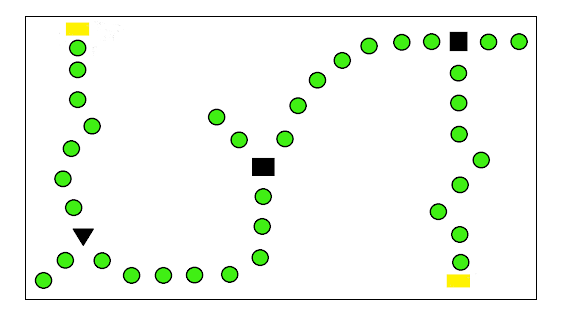
#> input picture Nexus/codes/shape.png, 568 x 320 px
$ python colour.py
#> lines starting #> are read from the running program, lines starting #| are printed output that depends on the picture; after the words box and inside, x2 and y2 are one past the last pixel; in counts of white or black regions, pixels touching at a corner belong together
import cv2
import numpy as np


def shape(img):
    _, thrash = cv2.threshold(img, 0, 120, cv2.THRESH_BINARY)
    contours, _ = cv2.findContours(
        thrash, cv2.RETR_TREE, cv2.CHAIN_APPROX_NONE)
    for contour in contours:
        approx = cv2.approxPolyDP(
            contour, 0.03 * cv2.arcLength(contour, True), True)
        cv2.drawContours(img, [approx], 0, (255, 255, 255), 1)
        x = approx.ravel()[0]
        y = approx.ravel()[1] - 5
        if len(approx) == 3:
            cv2.putText(img, "Triangle", (x, y),
                        cv2.FONT_HERSHEY_COMPLEX, 0.5, (255, 255, 0))
        elif len(approx) == 4:
            cv2.putText(img, "rectangle", (x, y),
                        cv2.FONT_HERSHEY_COMPLEX, 0.5, (255, 255, 0))
        else:
            cv2.putText(img, "circle", (x, y),
                        cv2.FONT_HERSHEY_COMPLEX, 0.5, (255, 255, 0))

    return img


# Reading the image
img = cv2.imread('shape.png')
#> img is the input picture: shape (320, 568, 3); mean B, G, R 239.6, 247.5, 241.9
# Showing the output
cv2.imshow("Image", img)
# convert to hsv colorspace
hsv = cv2.cvtColor(img, cv2.COLOR_BGR2HSV)
#> hsv: shape (320, 568, 3); mean H, S, V 2.3, 9.1, 247.6
# lower bound and upper bound for Green color
lower_bound_green = np.array([50, 20, 20])
upper_bound_green = np.array([100, 255, 255])
lower_bound_black = np.array([0, 0, 0])
upper_bound_black = np.array([50, 50, 50])
lower_bound_yellow = np.array([20, 80, 80])
upper_bound_yellow = np.array([30, 255, 255])

# find the colors within the boundaries
mask = cv2.inRange(hsv, lower_bound_green, upper_bound_green)
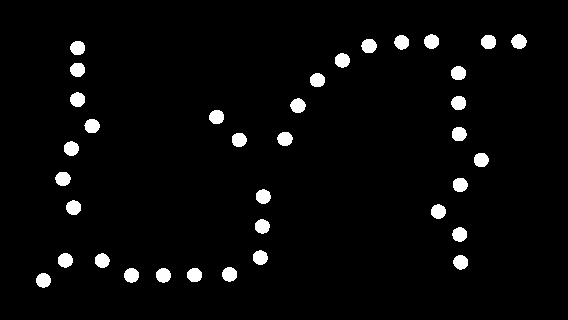
#> mask: shape (320, 568); 3.5% white; 36 white regions, largest, box (x1, y1, x2, y2) and area: (511, 34, 527, 49) 178, (290, 98, 306, 113) 178, (361, 39, 377, 53) 177
mask1 = cv2.inRange(hsv, lower_bound_yellow, upper_bound_yellow)
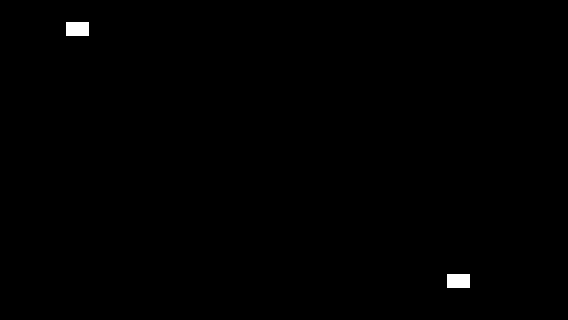
#> mask1: shape (320, 568); 0.35% white; 2 white regions, box (x1, y1, x2, y2) and area: (66, 22, 89, 36) 322, (447, 274, 470, 288) 322
mask3 = cv2.add(mask, mask1)
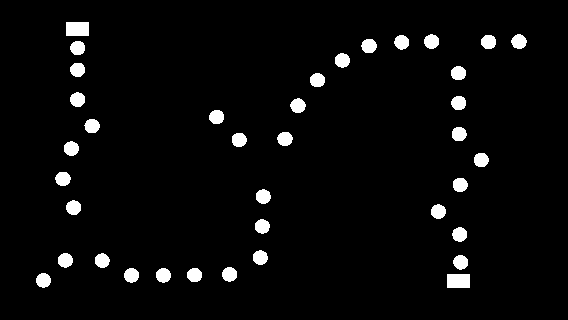
#> mask3: shape (320, 568); 3.8% white; 38 white regions, largest, box (x1, y1, x2, y2) and area: (66, 22, 89, 36) 322, (447, 274, 470, 288) 322, (511, 34, 527, 49) 178
mask4 = cv2.inRange(hsv, lower_bound_black, upper_bound_black)
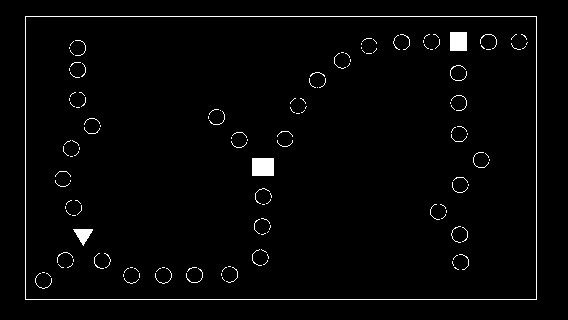
#> mask4: shape (320, 568); 2.2% white; 146 white regions (118 under 20 px), largest, box (x1, y1, x2, y2) and area: (25, 16, 537, 300) 1588, (252, 158, 274, 176) 396, (450, 32, 467, 51) 323
mask3 = cv2.add(mask3, mask4)
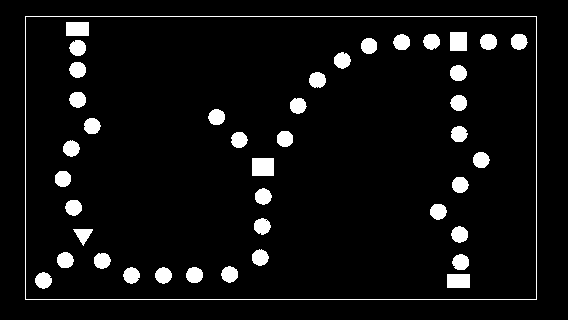
#> mask3: shape (320, 568); 6% white; 42 white regions, largest, box (x1, y1, x2, y2) and area: (25, 16, 537, 300) 1588, (252, 158, 274, 176) 396, (450, 32, 467, 51) 323
cv2.imshow("Image", shape(mask3))
#> in shape, `_, thrash = cv2.threshold(img, 0, 120, cv2.THRESH_BINARY)`: thrash: shape (320, 568); values 0 (black) and 120 (white), 6% white; 42 white regions
#> in shape, `contours, _ = cv2.findContours( thrash, cv2.RETR_TREE, cv2.CHAIN_APPRO..`: contours = 44 contours, 1 with area under 20; largest, box (x1, y1, x2, y2) and area: (25, 16, 537, 300) 144613, (25, 16, 537, 300) 144611, (252, 158, 274, 176) 357, (450, 32, 467, 51) 288, (447, 274, 470, 288) 286
#> the loop in shape, `for contour in contours:` made 44 passes
#> (x, y) on passes 4, 5, 6, 7, 8, 9, 10, 11, 12, 14, 15, 17: (42, 267), (189, 263), (162, 262), (130, 262), (228, 261), (456, 250), (98, 248), (63, 247), (259, 244), (458, 221), (261, 213), (434, 199)
#> (approx, x, y) on passes 1, 2, 3, 13, 16, 22: ([[25, 16], [25, 299], [536, 299], [536, 16]], 25, 11), ([[25, 17], [535, 16], [536, 298], [26, 299]], 25, 12), ([[447, 274], [447, 287], [469, 287], [469, 274]], 447, 269), ([[73, 229], [83, 245], [92, 230]], 73, 224), ([[265, 220], [266, 219], [267, 220], [266, 221]], 265, 215), ([[252, 158], [252, 175], [273, 175], [273, 158]], 252, 153)
#> after the loop in shape, `for contour in contours:`:
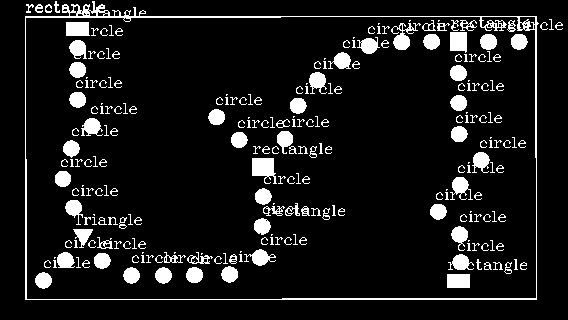
#> img: shape (320, 568); 9.7% white; 249 white regions (78 under 20 px), largest, box (x1, y1, x2, y2) and area: (25, 1, 539, 300) 3042, (252, 158, 277, 184) 439, (391, 23, 421, 50) 336
cv2.waitKey(0)
cv2.destroyAllWindows()
